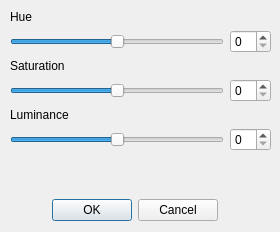
<?xml version="1.0" encoding="UTF-8"?>
<ui version="4.0">
 <class>HSL_dlg</class>
 <widget class="QDialog" name="HSL_dlg">
  <property name="geometry">
   <rect>
    <x>0</x>
    <y>0</y>
    <width>280</width>
    <height>232</height>
   </rect>
  </property>
  <property name="windowTitle">
   <string>Dialog</string>
  </property>
  <widget class="QWidget" name="">
   <property name="geometry">
    <rect>
     <x>10</x>
     <y>10</y>
     <width>261</width>
     <height>211</height>
    </rect>
   </property>
   <layout class="QGridLayout" name="gridLayout">
    <item row="6" column="0">
     <spacer name="verticalSpacer">
      <property name="orientation">
       <enum>Qt::Vertical</enum>
      </property>
      <property name="sizeHint" stdset="0">
       <size>
        <width>20</width>
        <height>40</height>
       </size>
      </property>
     </spacer>
    </item>
    <item row="0" column="0">
     <widget class="QLabel" name="hue">
      <property name="text">
       <string>Hue</string>
      </property>
     </widget>
    </item>
    <item row="1" column="0" colspan="2">
     <widget class="QSlider" name="hue_slider">
      <property name="minimum">
       <number>-100</number>
      </property>
      <property name="maximum">
       <number>100</number>
      </property>
      <property name="orientation">
       <enum>Qt::Horizontal</enum>
      </property>
     </widget>
    </item>
    <item row="1" column="2">
     <widget class="QSpinBox" name="hue_spin"/>
    </item>
    <item row="3" column="0" colspan="2">
     <widget class="QSlider" name="saturation_slider">
      <property name="minimum">
       <number>-100</number>
      </property>
      <property name="maximum">
       <number>100</number>
      </property>
      <property name="orientation">
       <enum>Qt::Horizontal</enum>
      </property>
     </widget>
    </item>
    <item row="4" column="0">
     <widget class="QLabel" name="luminance">
      <property name="text">
       <string>Luminance</string>
      </property>
     </widget>
    </item>
    <item row="5" column="0" colspan="2">
     <widget class="QSlider" name="luminance_slider">
      <property name="minimum">
       <number>-100</number>
      </property>
      <property name="maximum">
       <number>100</number>
      </property>
      <property name="orientation">
       <enum>Qt::Horizontal</enum>
      </property>
     </widget>
    </item>
    <item row="2" column="0" colspan="2">
     <widget class="QLabel" name="saturation">
      <property name="text">
       <string>Saturation</string>
      </property>
     </widget>
    </item>
    <item row="7" column="0">
     <widget class="QDialogButtonBox" name="buttonBox">
      <property name="orientation">
       <enum>Qt::Horizontal</enum>
      </property>
      <property name="standardButtons">
       <set>QDialogButtonBox::Cancel|QDialogButtonBox::Ok</set>
      </property>
     </widget>
    </item>
    <item row="5" column="2">
     <widget class="QSpinBox" name="luminance_spin"/>
    </item>
    <item row="3" column="2">
     <widget class="QSpinBox" name="saturation_spin"/>
    </item>
   </layout>
  </widget>
 </widget>
 <resources/>
 <connections>
  <connection>
   <sender>buttonBox</sender>
   <signal>accepted()</signal>
   <receiver>HSL_dlg</receiver>
   <slot>accept()</slot>
   <hints>
    <hint type="sourcelabel">
     <x>209</x>
     <y>210</y>
    </hint>
    <hint type="destinationlabel">
     <x>157</x>
     <y>231</y>
    </hint>
   </hints>
  </connection>
  <connection>
   <sender>buttonBox</sender>
   <signal>rejected()</signal>
   <receiver>HSL_dlg</receiver>
   <slot>reject()</slot>
   <hints>
    <hint type="sourcelabel">
     <x>209</x>
     <y>216</y>
    </hint>
    <hint type="destinationlabel">
     <x>279</x>
     <y>231</y>
    </hint>
   </hints>
  </connection>
  <connection>
   <sender>hue_slider</sender>
   <signal>valueChanged(int)</signal>
   <receiver>hue_spin</receiver>
   <slot>setValue(int)</slot>
   <hints>
    <hint type="sourcelabel">
     <x>148</x>
     <y>44</y>
    </hint>
    <hint type="destinationlabel">
     <x>248</x>
     <y>48</y>
    </hint>
   </hints>
  </connection>
  <connection>
   <sender>hue_spin</sender>
   <signal>valueChanged(int)</signal>
   <receiver>hue_slider</receiver>
   <slot>setValue(int)</slot>
   <hints>
    <hint type="sourcelabel">
     <x>252</x>
     <y>39</y>
    </hint>
    <hint type="destinationlabel">
     <x>180</x>
     <y>45</y>
    </hint>
   </hints>
  </connection>
  <connection>
   <sender>saturation_slider</sender>
   <signal>valueChanged(int)</signal>
   <receiver>saturation_spin</receiver>
   <slot>setValue(int)</slot>
   <hints>
    <hint type="sourcelabel">
     <x>141</x>
     <y>91</y>
    </hint>
    <hint type="destinationlabel">
     <x>247</x>
     <y>87</y>
    </hint>
   </hints>
  </connection>
  <connection>
   <sender>saturation_spin</sender>
   <signal>valueChanged(int)</signal>
   <receiver>saturation_slider</receiver>
   <slot>setValue(int)</slot>
   <hints>
    <hint type="sourcelabel">
     <x>240</x>
     <y>84</y>
    </hint>
    <hint type="destinationlabel">
     <x>148</x>
     <y>93</y>
    </hint>
   </hints>
  </connection>
  <connection>
   <sender>luminance_slider</sender>
   <signal>valueChanged(int)</signal>
   <receiver>luminance_spin</receiver>
   <slot>setValue(int)</slot>
   <hints>
    <hint type="sourcelabel">
     <x>119</x>
     <y>138</y>
    </hint>
    <hint type="destinationlabel">
     <x>243</x>
     <y>125</y>
    </hint>
   </hints>
  </connection>
  <connection>
   <sender>luminance_spin</sender>
   <signal>valueChanged(int)</signal>
   <receiver>luminance_slider</receiver>
   <slot>setValue(int)</slot>
   <hints>
    <hint type="sourcelabel">
     <x>246</x>
     <y>123</y>
    </hint>
    <hint type="destinationlabel">
     <x>194</x>
     <y>136</y>
    </hint>
   </hints>
  </connection>
 </connections>
</ui>
